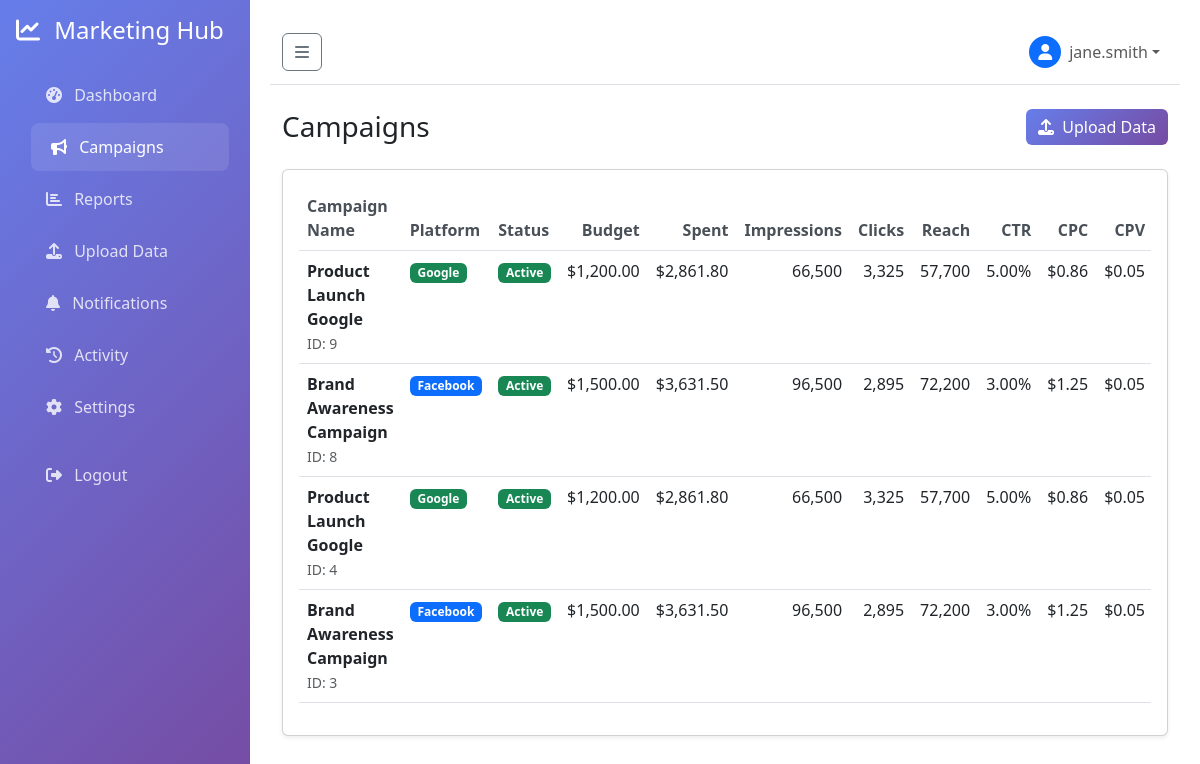
/campaigns (signed in), run on the app's committed database.
### models.py (models this page shows, shortened)
class User(UserMixin, db.Model):
    __tablename__ = 'users'
    id = db.Column(db.Integer, primary_key=True)
    username = db.Column(db.String(80), unique=True, nullable=False)
    email = db.Column(db.String(120), unique=True, nullable=False)
    password_hash = db.Column(db.String(256), nullable=False)
    first_name = db.Column(db.String(50), nullable=True)
    last_name = db.Column(db.String(50), nullable=True)
    company_name = db.Column(db.String(100), nullable=True)
    created_at = db.Column(db.DateTime, default=datetime.utcnow)
    campaigns = db.relationship('Campaign', backref='client', lazy=True)
    def get_full_name(self):
        if self.first_name and self.last_name:
            return f"{self.first_name} {self.last_name}"
        return self.username

class Campaign(db.Model):
    __tablename__ = 'campaigns'
    id = db.Column(db.Integer, primary_key=True)
    name = db.Column(db.String(200), nullable=False)
    platform = db.Column(db.String(50), nullable=False)  # Facebook, Google, ShareIT
    status = db.Column(db.String(50), default='Pending')  # Pending, In-Progress, Completed
    budget = db.Column(db.Float, default=0.0)
    spent = db.Column(db.Float, default=0.0)
    impressions = db.Column(db.Integer, default=0)
    clicks = db.Column(db.Integer, default=0)
    reach = db.Column(db.Integer, default=0)
    ctr = db.Column(db.Float, default=0.0)  # Click-through rate
    cpm = db.Column(db.Float, default=0.0)  # Cost per mille
    cpc = db.Column(db.Float, default=0.0)  # Cost per click
    cpv = db.Column(db.Float, default=0.0)  # Cost per view
    cpa = db.Column(db.Float, default=0.0)  # Cost per acquisition
    created_at = db.Column(db.DateTime, default=datetime.utcnow)
    updated_at = db.Column(db.DateTime, default=datetime.utcnow, onupdate=datetime.utcnow)
    user_id = db.Column(db.Integer, db.ForeignKey('users.id'), nullable=False)

### routes.py (the view)
@app.route('/campaigns')
@login_required
def campaigns():
    campaigns = Campaign.query.filter_by(user_id=current_user.id).order_by(Campaign.updated_at.desc()).all()
    log_activity('campaigns_view', 'Viewed campaigns list')
    return render_template('campaigns.html', campaigns=campaigns)

### app.py (called while the page is built)
@login_manager.user_loader
def load_user(user_id):
    from models import User
    return User.query.get(int(user_id))

### routes.py (called while the page is built)
def log_activity(action, description=None):
    if current_user.is_authenticated:
        log = ActivityLog(
            user_id=current_user.id,
            action=action,
            description=description,
            ip_address=request.remote_addr,
            user_agent=request.headers.get('User-Agent')
        )
        db.session.add(log)
        db.session.commit()

### templates/campaigns.html (shortened to what this page needs)
{% extends "base.html" %}
{% block content %}
<div class="container-fluid">
    <div class="d-flex justify-content-between align-items-center mb-4">
        <h1 class="h3 mb-0">Campaigns</h1>
        <a href="{{ url_for('upload_csv') }}" class="btn btn-primary">
            <i class="fas fa-upload me-1"></i> Upload Data
        </a>
    </div>
    {% if campaigns %}
    <div class="card shadow-sm">
        <div class="card-body">
            <div class="table-responsive">
                <table class="table table-hover">
                    <thead>
                        <tr>
                            <th>Campaign Name</th>
                            <th>Platform</th>
                            <th>Status</th>
                            <th class="text-end">Budget</th>
                            <th class="text-end">Spent</th>
                            <th class="text-end">Impressions</th>
                            <th class="text-end">Clicks</th>
                            <th class="text-end">Reach</th>
                            <th class="text-end">CTR</th>
                            <th class="text-end">CPC</th>
                            <th class="text-end">CPV</th>
                        </tr>
                    </thead>
                    <tbody>
                        {% for campaign in campaigns %}
                        <tr>
                            <td>
                                <div class="fw-bold">{{ campaign.name }}</div>
                                <small class="text-muted">ID: {{ campaign.id }}</small>
                            </td>
                            <td>
                                <span class="badge {% if campaign.platform == 'Facebook' %}bg-primary{% elif campaign.platform == 'Google' %}bg-success{% elif campaign.platform == 'ShareIT' %}bg-warning{% else %}bg-secondary{% endif %}">
                                    {{ campaign.platform }}
                                </span>
                            </td>
                            <td>
                                <span class="badge {% if campaign.status == 'Active' %}bg-success{% elif campaign.status == 'Paused' %}bg-warning text-dark{% elif campaign.status == 'Completed' %}bg-info{% else %}bg-secondary{% endif %}">
                                    {{ campaign.status }}
                                </span>
                            </td>
                            <td class="text-end">${{ "{:,.2f}".format(campaign.budget) }}</td>
                            <td class="text-end">${{ "{:,.2f}".format(campaign.spent) }}</td>
                            <td class="text-end">{{ "{:,}".format(campaign.impressions) }}</td>
                            <td class="text-end">{{ "{:,}".format(campaign.clicks) }}</td>
                            <td class="text-end">{{ "{:,}".format(campaign.reach) }}</td>
                            <td class="text-end">{{ "%.2f"|format(campaign.ctr) }}%</td>
                            <td class="text-end">${{ "%.2f"|format(campaign.cpc) }}</td>
                            <td class="text-end">${{ "%.2f"|format(campaign.cpv) }}</td>
                        </tr>
                        {% endfor %}
                    </tbody>
                </table>
            </div>
        </div>
    </div>
    {% endif %}
</div>
{% endblock %}

### templates/base.html (shortened to what this page needs)
<!DOCTYPE html>
<html lang="en">
<head>
    <link href="https://cdn.jsdelivr.net/npm/bootstrap@5.3.0/dist/css/bootstrap.min.css" rel="stylesheet">
    <link href="https://cdnjs.cloudflare.com/ajax/libs/font-awesome/6.4.0/css/all.min.css" rel="stylesheet">
</head>
<body>
    <nav class="sidebar" id="sidebar">
        <div class="p-3">
            <h4 class="text-white mb-4">
                <i class="fas fa-chart-line me-2"></i>
                <span class="sidebar-text">Marketing Hub</span>
            </h4>
            <ul class="nav flex-column">
                <li class="nav-item">
                    <a class="nav-link {% if request.endpoint == 'dashboard' %}active{% endif %}" href="{{ url_for('dashboard') }}">
                        <i class="fas fa-tachometer-alt me-2"></i>
                        <span class="sidebar-text">Dashboard</span>
                    </a>
                </li>
                <li class="nav-item">
                    <a class="nav-link {% if request.endpoint == 'campaigns' %}active{% endif %}" href="{{ url_for('campaigns') }}">
                        <i class="fas fa-bullhorn me-2"></i>
                        <span class="sidebar-text">Campaigns</span>
                    </a>
                </li>
                <li class="nav-item">
                    <a class="nav-link {% if request.endpoint == 'reports' %}active{% endif %}" href="{{ url_for('reports') }}">
                        <i class="fas fa-chart-bar me-2"></i>
                        <span class="sidebar-text">Reports</span>
                    </a>
                </li>
                <li class="nav-item">
                    <a class="nav-link {% if request.endpoint == 'upload_csv' %}active{% endif %}" href="{{ url_for('upload_csv') }}">
                        <i class="fas fa-upload me-2"></i>
                        <span class="sidebar-text">Upload Data</span>
                    </a>
                </li>
                <li class="nav-item">
                    <a class="nav-link {% if request.endpoint == 'notifications' %}active{% endif %}" href="{{ url_for('notifications') }}">
                        <i class="fas fa-bell me-2"></i>
                        <span class="sidebar-text">Notifications</span>
                    </a>
                </li>
                <li class="nav-item">
                    <a class="nav-link {% if request.endpoint == 'activity_log' %}active{% endif %}" href="{{ url_for('activity_log') }}">
                        <i class="fas fa-history me-2"></i>
                        <span class="sidebar-text">Activity</span>
                    </a>
                </li>
                <li class="nav-item">
                    <a class="nav-link {% if request.endpoint == 'account_settings' %}active{% endif %}" href="{{ url_for('account_settings') }}">
                        <i class="fas fa-cog me-2"></i>
                        <span class="sidebar-text">Settings</span>
                    </a>
                </li>
                <li class="nav-item mt-3">
                    <a class="nav-link" href="{{ url_for('auth.logout') }}">
                        <i class="fas fa-sign-out-alt me-2"></i>
                        <span class="sidebar-text">Logout</span>
                    </a>
                </li>
            </ul>
        </div>
    </nav>
    <div class="content-wrapper" id="content">
        <nav class="navbar navbar-expand-lg navbar-light bg-white border-bottom mb-4">
            <div class="container-fluid">
                <button class="btn btn-outline-secondary me-3" id="sidebarToggle" type="button">
                    <i class="fas fa-bars"></i>
                </button>
                <div class="navbar-nav ms-auto">
                    <div class="nav-item dropdown">
                        <a class="nav-link dropdown-toggle d-flex align-items-center" href="#" id="userDropdown" role="button" data-bs-toggle="dropdown">
                            <div class="bg-primary rounded-circle me-2 d-flex align-items-center justify-content-center" style="width: 32px; height: 32px;">
                                <i class="fas fa-user text-white"></i>
                            </div>
                            <span>{{ current_user.get_full_name() if current_user.is_authenticated else 'Guest' }}</span>
                        </a>
                    </div>
                </div>
            </div>
        </nav>
        {% block content %}{% endblock %}
    </div>
</body>
</html>

### templates/base.html (style rules this page uses)
.sidebar { background: linear-gradient(135deg, #667eea 0%, #764ba2 100%); min-height: 100vh; position: fixed; top: 0; left: 0; width: 250px; z-index: 1000; transition: all 0.3s; }
.sidebar .nav-link { color: rgba(255, 255, 255, 0.8); padding: 12px 20px; border-radius: 8px; margin: 2px 10px; transition: all 0.3s; }
.sidebar .nav-link:hover, .sidebar .nav-link.active { background: rgba(255, 255, 255, 0.1); color: white; transform: translateX(5px); }
.content-wrapper { margin-left: 250px; padding: 20px; transition: all 0.3s; }
.btn-primary { background: linear-gradient(135deg, #667eea 0%, #764ba2 100%); border: none; }
.table th { border-top: none; font-weight: 600; color: #495057; }
.badge { font-size: 0.75rem; }

### data on the page
User: first_name+username "jane.smith"
Campaign: name "Product Launch Google", id "9", platform "Google", status "Active", budget "1,200.00", spent "2,861.80", impressions "66,500", clicks "3,325", reach "57,700", ctr "5.00", cpc "0.86", cpv "0.05"
Campaign: name "Brand Awareness Campaign", id "8", platform "Facebook", status "Active", budget "1,500.00", spent "3,631.50", impressions "96,500", clicks "2,895", reach "72,200", ctr "3.00", cpc "1.25", cpv "0.05"
Campaign: name "Product Launch Google", id "4", platform "Google", status "Active", budget "1,200.00", spent "2,861.80", impressions "66,500", clicks "3,325", reach "57,700", ctr "5.00", cpc "0.86", cpv "0.05"
Campaign: name "Brand Awareness Campaign", id "3", platform "Facebook", status "Active", budget "1,500.00", spent "3,631.50", impressions "96,500", clicks "2,895", reach "72,200", ctr "3.00", cpc "1.25", cpv "0.05"
